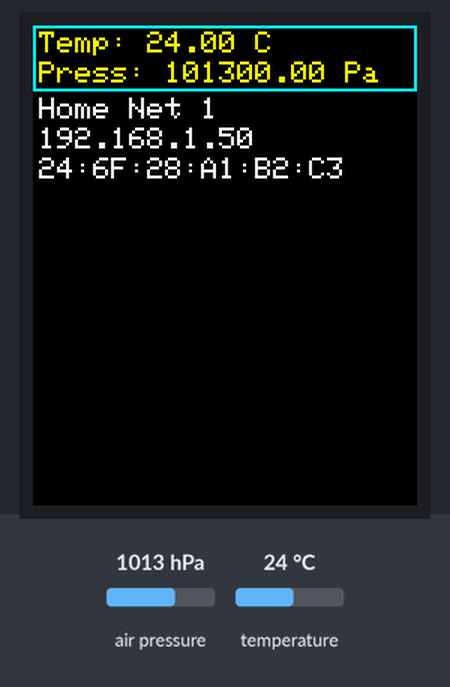
A sketch run on a simulated ESP32. Parts: 128×160 colour display. The test bench sets the inputs (shaded band); at power-on: air pressure 1013 hPa, temperature 24 °C. WiFi joins after 1.5 s; servers stay silent unless stated; what the sketch prints to the serial monitor is not drawn.

Above: at 2.9 s.
3.0 s: air pressure set to 952 hPa
At 4.8 s:
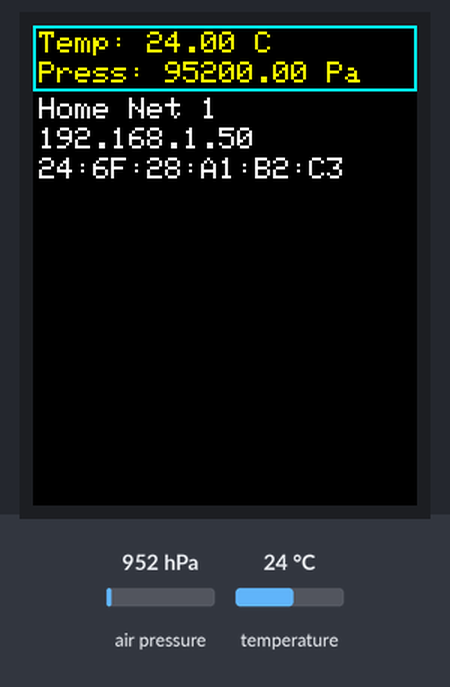
5.7 s: temperature set to 12 °C
At 6.6 s:
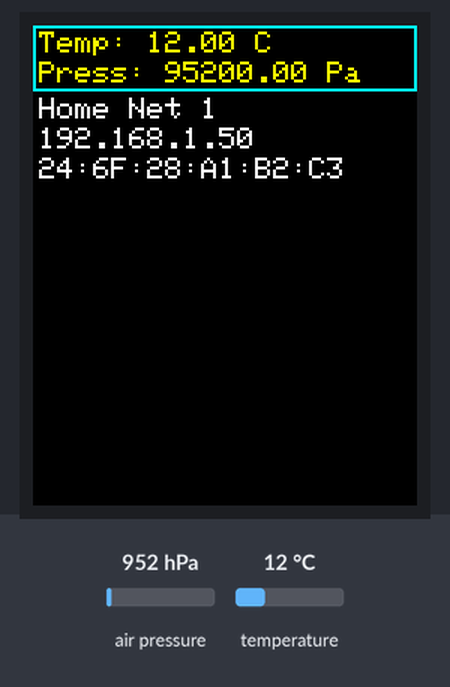
8.4 s: air pressure set to 975 hPa
At 10.3 s:
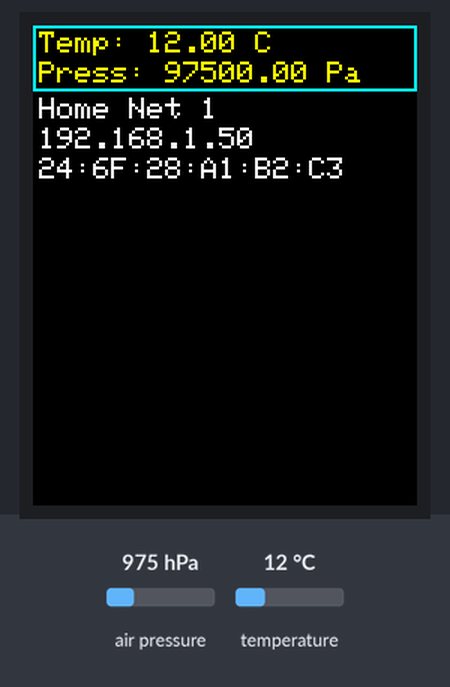
11.3 s: temperature set to 19 °C
Timing chart, 0 to 14.3 s (numbered marks = the images above; inputs shaded):
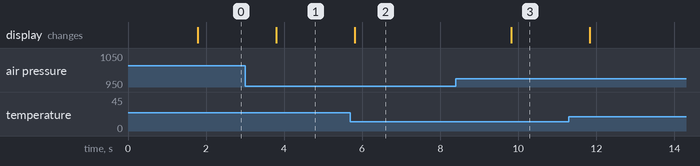

The sketch:

tft_st7735_bmp180.ino
```cpp
#include <Adafruit_GFX.h>
#include <Adafruit_ST7735.h>
#include <Wire.h>
#include <Adafruit_BMP085.h>
#include <WiFi.h>

#include "iot_config.h"

//ESP32
#define TFT_CS 5
#define TFT_RST 4
#define TFT_RS 2
#define TFT_CLK 18
#define TFT_SDA 23

Adafruit_ST7735 tft = Adafruit_ST7735(TFT_CS, TFT_RS, TFT_RST);
const int BARS = 8;

Adafruit_BMP085 bmp;

uint16_t colors[BARS] = {
    ST7735_BLACK,
    ST7735_BLUE,
    ST7735_RED,
    ST7735_GREEN,
    ST7735_CYAN,
    ST7735_MAGENTA,
    ST7735_YELLOW,
    ST7735_WHITE
};

struct bmpData{
  float temperature;
  float pressure;
};

void drawBARS()
{
  int16_t barWidth = tft.width() / BARS;
  int16_t barHeight = tft.height();

  uint16_t x0 = 0;
  uint16_t y0 = 0;

  for (int i = 0; i < BARS; i++)
  {
    tft.fillRect(x0, y0, barWidth, barHeight, colors[i]);
    x0 += barWidth;
  }
}

bmpData readBmpSensor()
{
  bmpData data;
  data.temperature = bmp.readTemperature();
  data.pressure = bmp.readPressure();

  Serial.print("Temperature = ");
  Serial.print(data.temperature);
  Serial.println(" *C");

  Serial.print("Pressure = ");
  Serial.print(data.pressure);
  Serial.println(" Pa");
  return data;
}

void setupWifi()
{
  WiFi.begin(IOT_CONFIG_WIFI_SSID, IOT_CONFIG_WIFI_PASSWORD);
  while (WiFi.status() != WL_CONNECTED)
  {
    delay(500);
    Serial.println("Connecting to WiFi...");
  }
  Serial.print("Connected to the WiFi network ");
  Serial.println(IOT_CONFIG_WIFI_SSID);
  Serial.print("MAC address: ");
  Serial.println(WiFi.macAddress());
  Serial.print("IP address: ");
  Serial.println(WiFi.localIP());
}

void clearScreen(){
  tft.fillScreen(ST7735_BLACK);
  tft.drawRect(0, 0, tft.width(), 22, ST7735_CYAN);
}

void displayWiFiInfo(){
  tft.setCursor(2,24);
  tft.print(IOT_CONFIG_WIFI_SSID);
  tft.setCursor(2,34);
  tft.print(WiFi.localIP());
  tft.setCursor(2,44);
  tft.print(WiFi.macAddress());
}

void setup()
{
  Serial.begin(9600);

  tft.initR(INITR_BLACKTAB);
  tft.setRotation(2); //180°
  drawBARS();
  setupWifi();

  if (!bmp.begin())
  {
    Serial.println("Could not find a valid sensor!");
  }
  clearScreen();
  displayWiFiInfo();
}

void loop()
{
  bmpData data = readBmpSensor();

  tft.fillRect(1, 1, tft.width() - 2, 20, ST7735_BLACK);
  tft.setTextSize(1);
  tft.setTextColor(ST7735_YELLOW);

  tft.setCursor(2, 2);
  tft.print("Temp: ");
  tft.print(data.temperature, 2);
  tft.print(" C");

  tft.setCursor(2, 12);
  tft.print("Press: ");
  tft.print(data.pressure, 2);
  tft.print(" Pa");

  delay(2000);
}
```

iot_config.h
```cpp
// Wifi
#define IOT_CONFIG_WIFI_SSID "Home Net 1"
#define IOT_CONFIG_WIFI_PASSWORD "ymmUJkorYuqsja7unqDCRylZXjlzx4OnjFPk9OSlewQ1UM9bkaploCcpyCYxx0M"
```

Measured:
- after the input at 3.0 s, the display: changes after 0.80 s (image 1)
- after the input at 5.7 s, the display: changes after 0.11 s (image 2)
- after the input at 8.4 s, the display: changes after 1.4 s (image 3)
